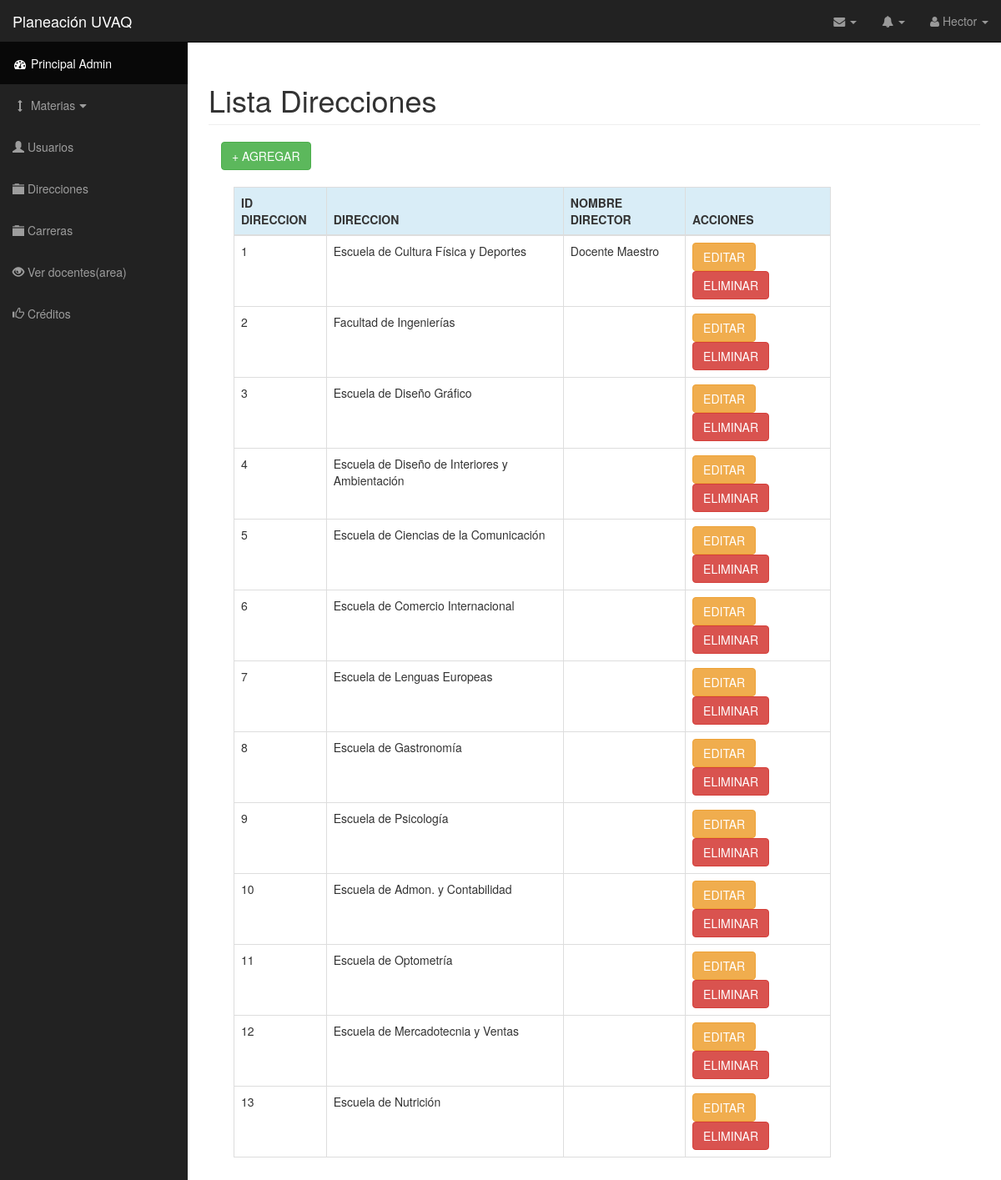
/direccionesAdmin.php (signed in), run on the app's committed database.
### tables this page shows
CREATE TABLE `usuarios` (
  `id_usuario` int(11) NOT NULL,
  `usuario` varchar(20) NOT NULL,
  `nombre` varchar(40) NOT NULL,
  `apellido` varchar(40) NOT NULL,
  `pass` varchar(40) NOT NULL,
  `correo` varchar(50) NOT NULL,
  `grado_academ` varchar(50) NOT NULL,
  `formacion` varchar(40) NOT NULL,
  `admin` int(1) NOT NULL,
  `director` int(11) NOT NULL,
  `id_director` int(11) NOT NULL
);

CREATE TABLE `direcciones` (
  `id_direccion` int(11) NOT NULL,
  `direccion` varchar(60) NOT NULL
);

### direccionesAdmin.php (the view, shortened to what this page needs)
<?php include('conect.php'); ?>
<!DOCTYPE html>
<html lang="en">
    <?php include('head.php'); ?>
    <body>
        <div id="wrapper">
            <nav class="navbar navbar-inverse navbar-fixed-top" role="navigation">
                <?php include("navbarHeader.php"); include("sidebar.php"); ?>
            </nav>
            <div id="page-wrapper">
                <div class="container-fluid table-responsive">
                    <h1 class="page-header">
                    Lista Direcciones
                    </h1>
                    <div class="col-md-12">
                        <?php
                        $sql = mysqli_query($link, "SELECT d.id_direccion, d.direccion, u.id_usuario, u.nombre, u.apellido FROM direcciones d
                                                    LEFT JOIN direccionesxdocente dxd
                                                    ON  d.id_direccion = dxd.id_direccion
                                                    LEFT JOIN usuarios u
                                                    ON dxd.id_usuario = u.id_usuario");
                        ?>
                        <a href="#agregarDir" class="btn btn-success" data-toggle="modal">+ AGREGAR</a><br><br>
                        <div class="col-lg-10 col-md-10 col-sm-12 col-xs-12">
                            <table class="table table-hover table-bordered table-responsive">
                                <thead>
                                    <tr class="info">
                                        <th>ID DIRECCION</th>
                                        <th>DIRECCION</th>
                                        <th>NOMBRE DIRECTOR</th>
                                        <th>ACCIONES</th>
                                    </tr>
                                </thead>
                                <tbody>
                                   <?php while ($row = mysqli_fetch_row($sql)) {
                                    ?>
                                    <tr>
                                        <td><?php echo $row[0]; ?></td>
                                        <td><?php echo $row[1]; ?></td>
                                        <td><?php echo $row[3] . ' ' . $row[4]; ?></td>
                                        <td><a href="editarDir.php?id_dir=<?php echo $row[0]; ?>" class="btn btn btn-warning">EDITAR</a><a href="eliminarDir.php?id_dir=<?php echo $row[0]; ?>" class="btn btn btn-danger">ELIMINAR</a></td>
                                        </tr>
                                    <?php
                                    } ?>
                                </tbody>
                            </table>
                        </div>
                    </div>
                </div>
            </div>
        </div>
    </body>
</html>

### navbarHeader.php (shortened to what this page needs)
<?php
$sql = "SELECT nombre FROM usuarios WHERE id_usuario = $_SESSION[id_usuario]";
$res= @mysql_query($sql) or die(mysql_error());
$data = mysql_fetch_assoc($res);
?>
<div class="navbar-header">
    <a class="navbar-brand" href="index.php">Planeación UVAQ</a>
</div>
<ul class="nav navbar-right top-nav">
    <li class="dropdown">
        <a href="#" class="dropdown-toggle" data-toggle="dropdown"><i class="fa fa-envelope"></i> <b class="caret"></b></a>
    </li>
    <li class="dropdown">
        <a href="#" class="dropdown-toggle" data-toggle="dropdown"><i class="fa fa-bell"></i> <b class="caret"></b></a>
    </li>
    <li class="dropdown">
        <a href="#" class="dropdown-toggle" data-toggle="dropdown"><i class="fa fa-user"></i> <?php echo $data['nombre']; ?> <b class="caret"></b></a>
    </li>
</ul>

### css/sb-admin.css (style rules this page uses)
body { margin-top: 100px; background-color: #222; }
@media (min-width:768px) { body { margin-top: 50px; } }
#wrapper { padding-left: 0; }
#page-wrapper { width: 100%; padding: 0; background-color: #fff; }
@media (min-width:768px) { #wrapper { padding-left: 225px; } }
@media (min-width:768px) { #page-wrapper { padding: 10px; } }
.top-nav { padding: 0 15px; }
.top-nav>li { display: inline-block; float: left; }
.top-nav>li>a { padding-top: 15px; padding-bottom: 15px; line-height: 20px; color: #999; }

### data on the page
usuarios: nombre "Hector"
direcciones: id_direccion "1", direccion "Escuela de Cultura Física y Deportes", usuarios.nombre "Docente", usuarios.apellido "Maestro"
direcciones: id_direccion "2", direccion "Facultad de Ingenierías"
direcciones: id_direccion "3", direccion "Escuela de Diseño Gráfico"
direcciones: id_direccion "4", direccion "Escuela de Diseño de Interiores y Ambientación"
direcciones: id_direccion "5", direccion "Escuela de Ciencias de la Comunicación"
direcciones: id_direccion "6", direccion "Escuela de Comercio Internacional"
direcciones: id_direccion "7", direccion "Escuela de Lenguas Europeas"
direcciones: id_direccion "8", direccion "Escuela de Gastronomía"
direcciones: id_direccion "9", direccion "Escuela de Psicología"
direcciones: id_direccion "10", direccion "Escuela de Admon. y Contabilidad"
direcciones: id_direccion "11", direccion "Escuela de Optometría"
direcciones: id_direccion "12", direccion "Escuela de Mercadotecnia y Ventas"
direcciones: id_direccion "13", direccion "Escuela de Nutrición"
